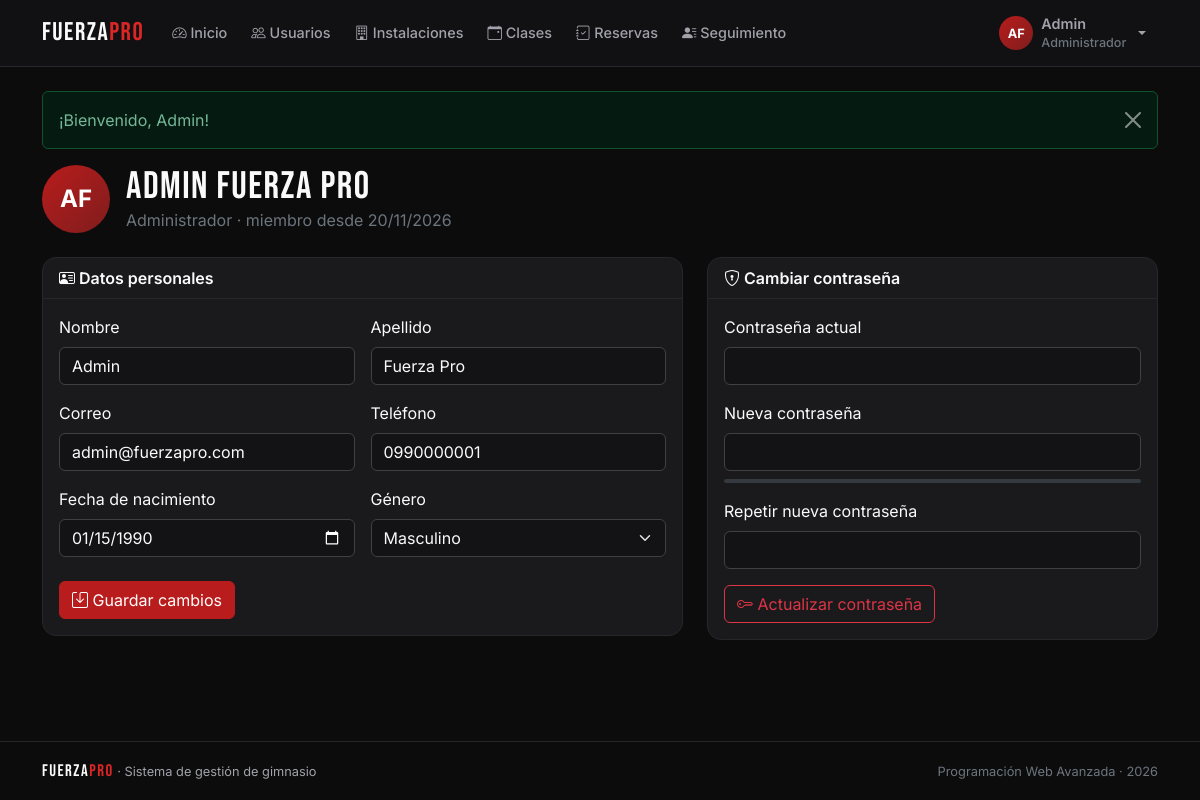
The app's page /index.php?r=perfil/index (signed in) with its own data.
### tables this page shows
CREATE TABLE usuarios (
  id               INT AUTO_INCREMENT PRIMARY KEY,
  nombre           VARCHAR(50)  NOT NULL,
  apellido         VARCHAR(50)  NOT NULL DEFAULT '',
  correo           VARCHAR(100) NOT NULL UNIQUE,
  contrasena       VARCHAR(255) NOT NULL,
  id_rol           INT          NOT NULL,
  telefono         VARCHAR(15)  NULL,
  fecha_nacimiento DATE         NULL,
  genero           ENUM('Masculino','Femenino','Otro') NULL,
  especialidad     VARCHAR(50)  NULL,
  nivel            ENUM('Principiante','Intermedio','Avanzado') NULL,
  objetivo         VARCHAR(255) NULL,
  activo           TINYINT(1)   NOT NULL DEFAULT 1,
  creado_en        DATETIME     NOT NULL DEFAULT CURRENT_TIMESTAMP,
  CONSTRAINT fk_usuarios_roles FOREIGN KEY (id_rol) REFERENCES roles(id)
);

### controllers/PerfilController.php (called while the page is built, shortened)
<?php
class PerfilController extends Controller
{
    public function index(): void
    {
        $this->view('perfil/index', [
            'titulo' => 'Mi perfil',
            'u'      => Usuario::find(Auth::id()),
        ]);
    }
}

### core/Router.php (called while the page is built, shortened)
<?php
class Router
{
    public static function dispatch(string $ruta): void
    {
        if (!preg_match('#^([a-z]+)/([a-z]+)$#', $ruta, $m)) {
            self::noEncontrado();
        }
        [, $nombre, $accion] = $m;
        (new $clase())->$accion();
    }
}

### index.php (called while the page is built, shortened)
<?php
require __DIR__ . '/core/helpers.php';
require __DIR__ . '/core/Database.php';
require __DIR__ . '/core/Auth.php';
require __DIR__ . '/core/Model.php';
require __DIR__ . '/core/Controller.php';
require __DIR__ . '/core/Router.php';
Router::dispatch(is_string($_GET['r'] ?? null) ? $_GET['r'] : '');

### core/helpers.php (called while the page is built, shortened)
<?php
function e($valor): string
{
    return htmlspecialchars((string) ($valor ?? ''), ENT_QUOTES, 'UTF-8');
}
function url(string $ruta = 'inicio/index', array $params = []): string
{
    $params = array_merge(['r' => $ruta], $params);
    return 'index.php?' . http_build_query($params);
}
function asset(string $ruta): string
{
    $archivo = __DIR__ . '/../assets/' . $ruta;
    $version = is_file($archivo) ? filemtime($archivo) : 1;
    return 'assets/' . $ruta . '?v=' . $version;
}
function flash(?string $tipo = null, ?string $mensaje = null): array
{
    $mensajes = $_SESSION['flash'] ?? [];
    return $mensajes;
}
function fecha(?string $valor, bool $conHora = false): string
{
    $t = strtotime($valor);
    return $conHora ? date('d/m/Y H:i', $t) : date('d/m/Y', $t);
}
function iniciales(string $nombre, string $apellido = ''): string
{
    return mb_strtoupper(mb_substr($nombre, 0, 1) . mb_substr($apellido, 0, 1));
}

### core/Auth.php (called while the page is built, shortened)
<?php
class Auth
{
    public static function user(): ?array
    {
        return $_SESSION['usuario'] ?? null;
    }
}

### core/Database.php (called while the page is built, shortened)
<?php
class Database
{
    private static ?PDO $pdo = null;
    public static function get(): PDO
    {
        if (self::$pdo === null) {
            $dsn = 'mysql:host=' . DB_HOST . ';port=' . DB_PORT
                 . ';dbname=' . DB_NAME . ';charset=utf8mb4';
            try {
                self::$pdo = new PDO($dsn, DB_USER, DB_PASS, [
                    PDO::ATTR_ERRMODE            => PDO::ERRMODE_EXCEPTION,
                    PDO::ATTR_DEFAULT_FETCH_MODE => PDO::FETCH_ASSOC,
                    PDO::ATTR_EMULATE_PREPARES   => false,
                ]);
                self::$pdo->exec("SET time_zone = '" . date('P') . "'");
            } catch (PDOException $e) {
                http_response_code(500);
                $detalle = DEBUG ? '<br><small>' . htmlspecialchars($e->getMessage()) . '</small>' : '';
                exit('<h3 style="font-family:sans-serif">No se pudo conectar a la base de datos.'
                    . ' Revise config/config.php e importe gimnasio.sql.' . $detalle . '</h3>');
            }
        }
        return self::$pdo;
    }
}

### core/Model.php (called while the page is built, shortened)
<?php
abstract class Model
{
    protected static string $tabla;
    protected static function db(): PDO
    {
        return Database::get();
    }
    protected static function query(string $sql, array $params = []): PDOStatement
    {
        $st = self::db()->prepare($sql);
        $st->execute($params);
        return $st;
    }
    public static function find(int $id): ?array
    {
        $fila = self::query('SELECT * FROM ' . static::$tabla . ' WHERE id = ?', [$id])->fetch();
        return $fila ?: null;
    }
}

### views/perfil/index.php (the view, shortened to what this page needs)
<?php
$sel = fn($campo, $valor) => ($u[$campo] ?? '') === $valor ? 'selected' : '';
?>
<div class="fp-page-head">
  <div class="d-flex align-items-center gap-3">
    <span class="fp-avatar fp-avatar-xl"><?= e(iniciales($u['nombre'], $u['apellido'])) ?></span>
    <div>
      <h1 class="fp-title mb-0"><?= e($u['nombre'] . ' ' . $u['apellido']) ?></h1>
      <p class="text-secondary mb-0"><?= e(Auth::user()['rol']) ?> · miembro desde <?= fecha($u['creado_en']) ?></p>
    </div>
  </div>
</div>
<div class="row g-4">
  <div class="col-lg-7">
    <div class="card fp-card">
      <div class="card-header fw-semibold"><i class="bi bi-person-vcard"></i> Datos personales</div>
      <div class="card-body">
        <form method="post" action="<?= url('perfil/guardar') ?>" class="needs-validation" novalidate>
          <div class="row g-3">
            <div class="col-md-6"><label class="form-label">Nombre</label>
              <input class="form-control" name="nombre" value="<?= e($u['nombre']) ?>" required minlength="2" maxlength="50">
              <div class="invalid-feedback">Obligatorio.</div></div>
            <div class="col-md-6"><label class="form-label">Apellido</label>
              <input class="form-control" name="apellido" value="<?= e($u['apellido']) ?>" maxlength="50"></div>
            <div class="col-md-6"><label class="form-label">Correo</label>
              <input type="email" class="form-control" name="correo" value="<?= e($u['correo']) ?>" required maxlength="100">
              <div class="invalid-feedback">Correo no válido.</div></div>
            <div class="col-md-6"><label class="form-label">Teléfono</label>
              <input class="form-control" name="telefono" value="<?= e($u['telefono']) ?>" pattern="\d{7,15}" inputmode="numeric">
              <div class="invalid-feedback">Solo números (7 a 15).</div></div>
            <div class="col-md-6"><label class="form-label">Fecha de nacimiento</label>
              <input type="date" class="form-control" name="fecha_nacimiento" value="<?= e($u['fecha_nacimiento']) ?>" max="<?= date('Y-m-d') ?>"></div>
            <div class="col-md-6"><label class="form-label">Género</label>
              <select class="form-select" name="genero"><option value="">—</option>
                <?php foreach (['Masculino', 'Femenino', 'Otro'] as $g): ?><option <?= $sel('genero', $g) ?>><?= $g ?></option><?php endforeach; ?>
              </select></div>
          </div>
          <button class="btn btn-danger mt-4"><i class="bi bi-save"></i> Guardar cambios</button>
        </form>
      </div>
    </div>
  </div>
  <div class="col-lg-5">
    <div class="card fp-card">
      <div class="card-header fw-semibold"><i class="bi bi-shield-lock"></i> Cambiar contraseña</div>
      <div class="card-body">
        <form method="post" action="<?= url('perfil/contrasena') ?>" class="needs-validation" novalidate>
          <div class="mb-3"><label class="form-label">Contraseña actual</label>
            <input type="password" class="form-control" name="actual" required autocomplete="current-password">
            <div class="invalid-feedback">Obligatoria.</div></div>
          <div class="mb-3"><label class="form-label">Nueva contraseña</label>
            <input type="password" class="form-control" name="nueva" id="nuevaClave" required minlength="8" pattern="(?=.*[A-Za-z])(?=.*\d).{8,}" autocomplete="new-password" data-medidor="medidorPerfil">
            <div class="progress mt-2" style="height:4px"><div class="progress-bar" id="medidorPerfil"></div></div>
            <div class="invalid-feedback">Mínimo 8 caracteres, con letras y números.</div></div>
          <div class="mb-3"><label class="form-label">Repetir nueva contraseña</label>
            <input type="password" class="form-control" name="nueva2" required data-igual-a="nuevaClave" autocomplete="new-password">
            <div class="invalid-feedback">No coincide.</div></div>
          <button class="btn btn-outline-danger"><i class="bi bi-key"></i> Actualizar contraseña</button>
        </form>
      </div>
    </div>
  </div>
</div>

### views/layout/header.php (shortened to what this page needs)
<?php
$rutaActual = is_string($_GET['r'] ?? null) ? $_GET['r'] : '';
$usuario = Auth::user();
$activo = fn(string $modulo) => str_starts_with($rutaActual, $modulo . '/') ? 'active' : '';
$menu = [];
if (Auth::es(Auth::ADMIN)) {
    $menu = [
        ['inicio', 'inicio/index', 'speedometer2', 'Inicio'],
        ['usuarios', 'usuarios/index', 'people', 'Usuarios'],
        ['instalaciones', 'instalaciones/index', 'building', 'Instalaciones'],
        ['clases', 'clases/index', 'calendar-event', 'Clases'],
        ['reservas', 'reservas/index', 'journal-check', 'Reservas'],
        ['miembros', 'miembros/index', 'person-lines-fill', 'Seguimiento'],
    ];
} elseif (Auth::es(Auth::INSTRUCTOR)) {
    $menu = [
        ['inicio', 'inicio/index', 'speedometer2', 'Inicio'],
        ['clases', 'clases/index', 'calendar-event', 'Mis clases'],
        ['miembros', 'miembros/index', 'person-lines-fill', 'Miembros'],
    ];
}
?>
<!doctype html>
<html lang="es" data-bs-theme="dark">
<head>
  <link rel="stylesheet" href="https://cdn.jsdelivr.net/npm/bootstrap@5.3.3/dist/css/bootstrap.min.css">
  <link rel="stylesheet" href="https://cdn.jsdelivr.net/npm/bootstrap-icons@1.11.3/font/bootstrap-icons.min.css">
  <link rel="stylesheet" href="<?= asset('css/styles.css') ?>">
</head>
<body>
<?php if ($usuario): ?>
<nav class="navbar navbar-expand-lg fp-navbar sticky-top">
  <div class="container">
    <a class="navbar-brand fp-logo" href="<?= url('inicio/index') ?>">FUERZA<span>PRO</span></a>
    <div class="collapse navbar-collapse" id="menuPrincipal">
      <ul class="navbar-nav me-auto mb-2 mb-lg-0">
        <?php foreach ($menu as [$mod, $ruta, $icono, $texto]): ?>
          <li class="nav-item">
            <a class="nav-link <?= $activo($mod) ?>" href="<?= url($ruta) ?>">
              <i class="bi bi-<?= $icono ?>"></i> <?= $texto ?>
            </a>
          </li>
        <?php endforeach; ?>
      </ul>
      <div class="dropdown">
        <button class="btn btn-link nav-link dropdown-toggle d-flex align-items-center gap-2" data-bs-toggle="dropdown" aria-expanded="false">
          <span class="fp-avatar"><?= e(iniciales($usuario['nombre'], $usuario['apellido'])) ?></span>
          <span class="text-start lh-sm">
            <span class="d-block fw-semibold"><?= e($usuario['nombre']) ?></span>
            <small class="text-secondary"><?= e($usuario['rol']) ?></small>
          </span>
        </button>
      </div>
    </div>
  </div>
</nav>
<?php endif; ?>
<main class="container py-4 fp-main">
  <?php foreach (flash() as $f): ?>
    <div class="alert alert-<?= e($f['tipo']) ?> alert-dismissible fade show fp-flash" role="alert">
      <?= e($f['mensaje']) ?>
      <button type="button" class="btn-close" data-bs-dismiss="alert" aria-label="Cerrar"></button>
    </div>
  <?php endforeach; ?>

### assets/css/styles.css (style rules this page uses)
:root { --fp-bg: #0c0c0d; --fp-sur: #131315; --fp-card: #1a1a1d; --fp-brd: #27272a; --fp-brd2: #3f3f46; --fp-acc: #b91c1c; --fp-acch: #dc2626; --fp-txt: #fafafa; --fp-txt2: #a1a1aa; --fp-ok: #22c55e; --fp-radio: 14px; }
[data-bs-theme="dark"] { --bs-body-bg: var(--fp-bg); --bs-body-color: var(--fp-txt); --bs-secondary-color: var(--fp-txt2); --bs-border-color: var(--fp-brd); --bs-tertiary-bg: var(--fp-sur); --bs-body-font-family: 'Inter', system-ui, sans-serif; --bs-danger: var(--fp-acch); --bs-danger-rgb: 220, 38, 38; --bs-link-color-rgb: 250, 250, 250; }
.btn-danger { --bs-btn-bg: var(--fp-acc); --bs-btn-border-color: var(--fp-acc); --bs-btn-hover-bg: var(--fp-acch); --bs-btn-hover-border-color: var(--fp-acch); --bs-btn-active-bg: #991b1b; }
.form-control, .form-select { background-color: var(--fp-sur); border-color: var(--fp-brd2); }
body { min-height: 100vh; display: flex; flex-direction: column; -webkit-font-smoothing: antialiased; }
.fp-main { flex: 1; }
.fp-logo, .fp-title, .fp-display, .fp-stat-value { font-family: 'Bebas Neue', sans-serif; letter-spacing: 1.5px; }
.fp-logo { font-size: 1.6rem; color: var(--fp-txt); line-height: 1; }
.fp-logo span { color: var(--fp-acch); }
.fp-title { font-size: clamp(1.8rem, 4vw, 2.4rem); margin-bottom: .2rem; line-height: 1.05; }
.fp-page-head { display: flex; flex-wrap: wrap; justify-content: space-between; align-items: flex-end; gap: 1rem; margin-bottom: 1.5rem; }
.fp-navbar { background: rgba(19, 19, 21, .92); backdrop-filter: blur(10px); border-bottom: 1px solid var(--fp-brd); }
.fp-navbar .nav-link { color: var(--fp-txt2); font-weight: 500; font-size: .9rem; border-radius: 8px; padding: .45rem .75rem !important; transition: color .2s, background .2s; }
.fp-avatar { width: 34px; height: 34px; border-radius: 50%; background: linear-gradient(135deg, var(--fp-acc), #7f1d1d); color: #fff; display: inline-flex; align-items: center; justify-content: center; font-weight: 700; font-size: .8rem; flex-shrink: 0; }
.fp-avatar-xl { width: 68px; height: 68px; font-size: 1.5rem; }
.fp-card { background: var(--fp-card); border: 1px solid var(--fp-brd); border-radius: var(--fp-radio); color: var(--fp-txt); transition: border-color .2s, transform .2s; }
.fp-card > .card-header, .fp-card > .card-footer { background: transparent; border-color: var(--fp-brd); }
.fp-main > * { animation: aparecer .35s ease both; }

### records on screen
usuarios: iniciales($usuario['nombre'], $usuario['apellido']) "AF", nombre "Admin", iniciales($u['nombre'], $u['apellido']) "AF", nombre+apellido "Admin Fuerza Pro", creado_en "20/11/2026", apellido "Fuerza Pro", correo "admin@fuerzapro.com", telefono "0990000001", fecha_nacimiento "01/15/1990"

### other values on screen
$texto "Inicio"
$texto "Usuarios"
$texto "Instalaciones"
$texto "Clases"
$texto "Reservas"
$texto "Seguimiento"
$usuario['rol'] "Administrador"
$f['mensaje'] "¡Bienvenido, Admin!"
Auth::user()['rol'] "Administrador"
form field genero "Masculino"
